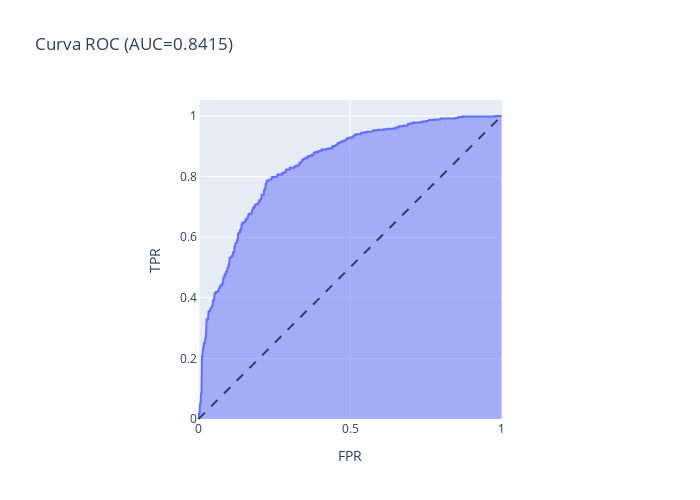

The notebook cell this image was saved under:
### Code cell
# Plotar curva ROC com o valor de AUC
fig = px.area(
    x=fpr,
    y=tpr,
    title=f'Curva ROC (AUC={roc_auc:.4f})',
    labels=dict(x='FPR', y='TPR'),
    width=700,
    height=500
)

fig.add_shape(
    type='line',
    line=dict(dash='dash'),
    x0=0,
    x1=1,
    y0=0,
    y1=1
)

fig.update_yaxes(scaleanchor='x', scaleratio=1)
fig.update_xaxes(constrain='domain')

fig.show()

### Figure 1 — Plotly figure (JSON) as saved in the notebook; plotly's stock layout.template omitted (floating-point values rounded to 4 significant figures; data arrays with more than 128 entries replaced by an {"elided": "..."} marker saying what was removed)
{"data": [{"fillpattern": {"shape": ""}, "hovertemplate": "FPR=%{x}<br>TPR=%{y}<extra></extra>", "legendgroup": "", "line": {"color": "#636efa"}, "marker": {"symbol": "circle"}, "mode": "lines", "name": "", "orientation": "v", "showlegend": false, "stackgroup": "1", "type": "scatter", "x": {"elided": "382 float values"}, "xaxis": "x", "y": {"elided": "382 float values"}, "yaxis": "y"}], "layout": {"height": 500, "legend": {"tracegroupgap": 0}, "shapes": [{"line": {"dash": "dash"}, "type": "line", "x0": 0, "x1": 1, "y0": 0, "y1": 1}], "title": {"text": "Curva ROC (AUC=0.8415)"}, "width": 700, "xaxis": {"anchor": "y", "constrain": "domain", "domain": [0, 1], "title": {"text": "FPR"}}, "yaxis": {"anchor": "x", "domain": [0, 1], "scaleanchor": "x", "scaleratio": 1, "title": {"text": "TPR"}}}}
